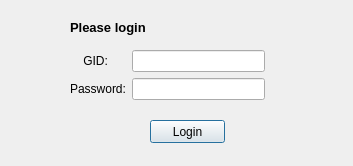
<?xml version="1.0" encoding="UTF-8"?>
<ui version="4.0">
 <class>Dialog_login</class>
 <widget class="QDialog" name="Dialog_login">
  <property name="windowModality">
   <enum>Qt::ApplicationModal</enum>
  </property>
  <property name="geometry">
   <rect>
    <x>0</x>
    <y>0</y>
    <width>353</width>
    <height>166</height>
   </rect>
  </property>
  <property name="minimumSize">
   <size>
    <width>353</width>
    <height>166</height>
   </size>
  </property>
  <property name="maximumSize">
   <size>
    <width>353</width>
    <height>166</height>
   </size>
  </property>
  <property name="windowTitle">
   <string>Login</string>
  </property>
  <property name="windowIcon">
   <iconset resource="donkey_for_login_window.qrc">
    <normaloff>:/donkey_login/dsc.ico</normaloff>:/donkey_login/dsc.ico</iconset>
  </property>
  <widget class="QLabel" name="label">
   <property name="geometry">
    <rect>
     <x>70</x>
     <y>20</y>
     <width>101</width>
     <height>16</height>
    </rect>
   </property>
   <property name="text">
    <string>&lt;html&gt;&lt;head/&gt;&lt;body&gt;&lt;p&gt;&lt;span style=&quot; font-size:10pt; font-weight:600;&quot;&gt;Please login&lt;/span&gt;&lt;/p&gt;&lt;/body&gt;&lt;/html&gt;</string>
   </property>
  </widget>
  <widget class="QPushButton" name="pushButton_login">
   <property name="geometry">
    <rect>
     <x>150</x>
     <y>120</y>
     <width>75</width>
     <height>23</height>
    </rect>
   </property>
   <property name="text">
    <string>Login</string>
   </property>
   <property name="shortcut">
    <string>Return</string>
   </property>
  </widget>
  <widget class="QWidget" name="layoutWidget">
   <property name="geometry">
    <rect>
     <x>70</x>
     <y>50</y>
     <width>195</width>
     <height>50</height>
    </rect>
   </property>
   <layout class="QHBoxLayout" name="horizontalLayout">
    <item>
     <layout class="QVBoxLayout" name="verticalLayout">
      <item>
       <widget class="QLabel" name="label_2">
        <property name="text">
         <string>    GID:</string>
        </property>
       </widget>
      </item>
      <item>
       <widget class="QLabel" name="label_3">
        <property name="text">
         <string>Password:</string>
        </property>
       </widget>
      </item>
     </layout>
    </item>
    <item>
     <layout class="QVBoxLayout" name="verticalLayout_2">
      <item>
       <widget class="QLineEdit" name="lineEdit_gib">
        <property name="placeholderText">
         <string/>
        </property>
        <property name="clearButtonEnabled">
         <bool>false</bool>
        </property>
       </widget>
      </item>
      <item>
       <widget class="QLineEdit" name="lineEdit_password">
        <property name="echoMode">
         <enum>QLineEdit::Password</enum>
        </property>
       </widget>
      </item>
     </layout>
    </item>
   </layout>
  </widget>
 </widget>
 <resources>
  <include location="donkey_for_login_window.qrc"/>
 </resources>
 <connections/>
</ui>
